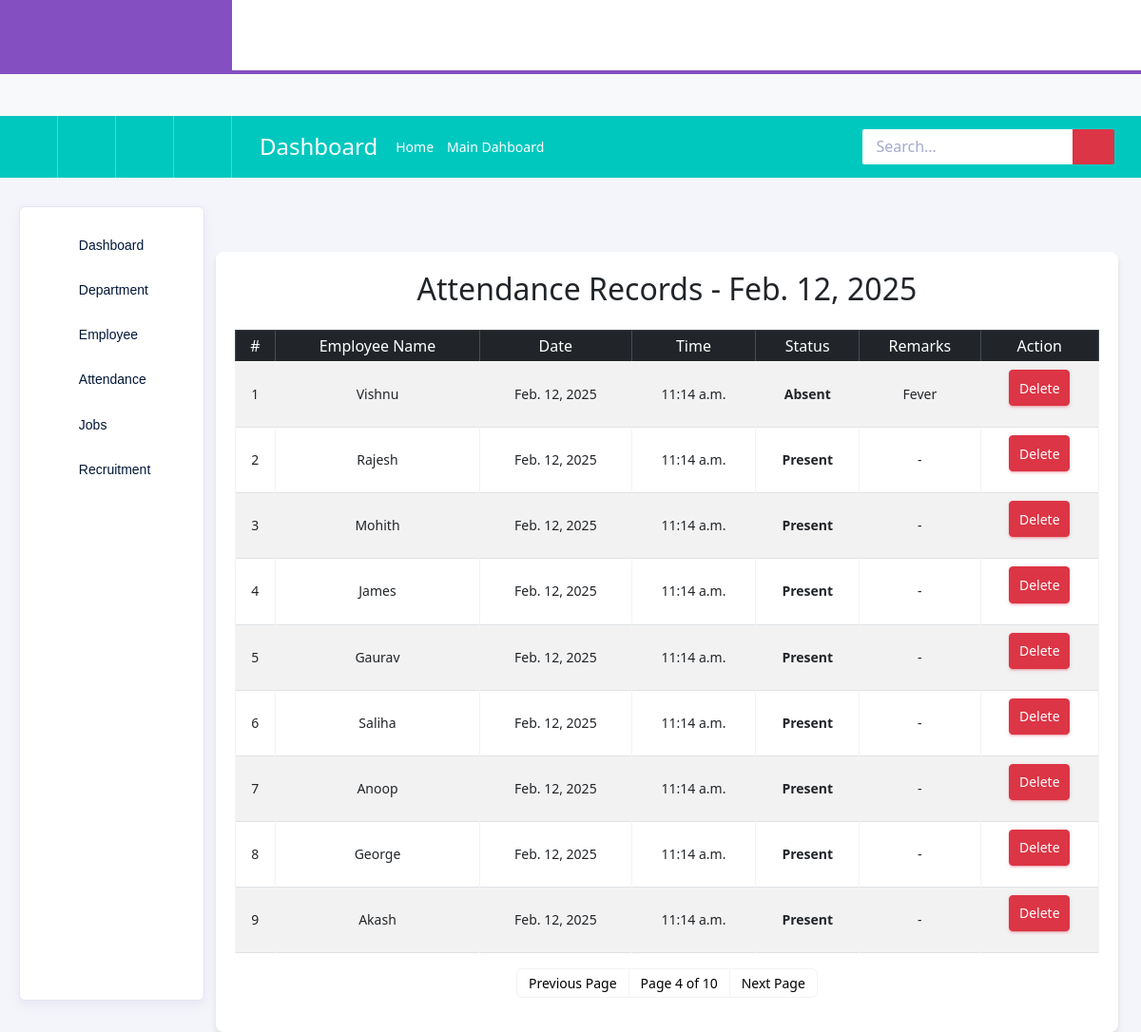
The app's page /attendance_records/?page=4 with its own data.
### Backend/models.py (models this page shows, shortened)
class Attendance(models.Model):
    STATUS_CHOICES = [
        ('present', 'Present'),
        ('absent', 'Absent'),
        ('late', 'Late'),
        ('on_leave', 'On Leave'),
    ]
    employee = models.ForeignKey('Employee', on_delete=models.CASCADE)
    date = models.DateField(default=timezone.now)
    time = models.TimeField(default=timezone.now)
    status = models.CharField(max_length=20, choices=STATUS_CHOICES, default='present')
    remarks = models.CharField(max_length=20,blank=True, null=True)

class Employee(models.Model):
    SHIFT_CHOICES = [
        ('day', 'Day Shift (9:30 AM - 6:00 PM)'),
        ('night', 'Night Shift (11:00 PM - 7:30 AM)'),
    ]
    name = models.CharField(max_length=100)
    UserNaMe = models.CharField(max_length=100, null=True, blank=True, default="")
    PassWoRd = models.CharField(max_length=100, null=True, blank=True, default="")
    email = models.EmailField(unique=True)
    phone = models.IntegerField(null=True,blank=True)
    department = models.ForeignKey(Department, on_delete=models.CASCADE)
    location=models.CharField(max_length=100,null=True,blank=True)
    position = models.CharField(max_length=100)
    date_joined = models.DateField()
    salary = models.IntegerField(null=True, blank=True)
    status = models.CharField(max_length=50, choices=[('active', 'Active'), ('inactive', 'Inactive')])
    shift = models.CharField(max_length=10, choices=SHIFT_CHOICES, default="day")
    image = models.ImageField(upload_to='employee_images/', null=True, blank=True)
    rotation_date = models.DateField(null=True, blank=True)
    reason = models.TextField(null=True, blank=True)

### Backend/views.py (the view, shortened to what this page needs)
# urls.py: path("attendance_records/", views.AttendanceRecordView.as_view(), name="attendance_records"),
class AttendanceRecordView(View):
    template_name = 'admin/Attendance Record.html'
    def get(self, request):
        all_records = Attendance.objects.all().order_by('-date', '-time')
        records_by_date = {}
        for record in all_records:
            records_by_date.setdefault(record.date, []).append(record)
        sorted_dates = sorted(records_by_date.keys(), reverse=True)  # Sort dates (latest first)
        page_number = int(request.GET.get('page', 1))  # Get page number from query parameter
        paginator = Paginator(sorted_dates, 1)  # Show one day's records per page
        try:
            current_date = paginator.page(page_number).object_list[0]  # Get the date for the current page
            records = records_by_date[current_date]  # Fetch records for that date
        except:
            current_date = None
            records = []
        context = {
            'records': records,
            'current_date': current_date,
            'paginator': paginator,
            'page_number': page_number,
        }
        return render(request, self.template_name, context)

### Backend/templates/admin/Attendance Record.html (shortened to what this page needs)
{% extends 'adminindex.html' %}
{% block content %}
<html lang="en">
<head>
    <link href="https://cdn.jsdelivr.net/npm/bootstrap@5.3.0-alpha3/dist/css/bootstrap.min.css" rel="stylesheet">
</head>
<body>
    <div class="container mt-5">
        <div class="table-container">
            <h2 class="text-center mb-4">Attendance Records - {{ current_date }}</h2>
            <table class="table table-bordered table-striped text-center">
                <thead class="table-dark">
                    <tr>
                        <th>#</th>
                        <th>Employee Name</th>
                        <th>Date</th>
                        <th>Time</th>
                        <th>Status</th>
                        <th>Remarks</th>
                        <th>Action</th>
                    </tr>
                </thead>
                <tbody>
                    {% for record in records %}
                    <tr class="status-{{ record.status }}">
                        <td>{{ forloop.counter }}</td>
                        <td>{{ record.employee.name }}</td>
                        <td>{{ record.date }}</td>
                        <td>{{ record.time }}</td>
                        <td><strong>{{ record.get_status_display }}</strong></td>
                        <td>{{ record.remarks|default:"-" }}</td>
                        <td>
                            <form method="POST">
                                <button type="submit" class="btn btn-danger btn-sm">Delete</button>
                            </form>
                        </td>
                    </tr>
                    {% empty %}
                    <tr>
                        <td colspan="7">No attendance records found.</td>
                    </tr>
                    {% endfor %}
                </tbody>
            </table>
            <nav aria-label="Page navigation">
                <ul class="pagination justify-content-center">
                    {% if page_number > 1 %}
                        <li class="page-item">
                            <a class="page-link" href="?page={{ page_number|add:-1 }}">Previous Page</a>
                        </li>
                    {% endif %}
                    <li class="page-item disabled">
                        <a class="page-link">Page {{ page_number }} of {{ paginator.num_pages }}</a>
                    </li>
                    {% if page_number < paginator.num_pages %}
                        <li class="page-item">
                            <a class="page-link" href="?page={{ page_number|add:1 }}">Next Page</a>
                        </li>
                    {% endif %}
                </ul>
            </nav>
        </div>
    </div>
</body>
</html>
{% endblock %}

### Backend/templates/admin/Attendance Record.html (style rules this page uses)
body { background-color: #f8f9fa; }
.table-container { background-color: white; padding: 20px; border-radius: 8px; box-shadow: 0 4px 6px rgba(0, 0, 0, 0.1); }
.status-present { background-color: #d4edda !important; }
.status-absent { background-color: #f8d7da !important; }

### records on screen
Attendance: date "Feb. 12, 2025", employee.name "Vishnu", time "11:14 a.m.", status "Absent", remarks "Fever"
Attendance: employee.name "Rajesh", date "Feb. 12, 2025", time "11:14 a.m.", status "Present", remarks "-"
Attendance: employee.name "Mohith", date "Feb. 12, 2025", time "11:14 a.m.", status "Present", remarks "-"
Attendance: employee.name "James", date "Feb. 12, 2025", time "11:14 a.m.", status "Present", remarks "-"
Attendance: employee.name "Gaurav", date "Feb. 12, 2025", time "11:14 a.m.", status "Present", remarks "-"
Attendance: employee.name "Saliha", date "Feb. 12, 2025", time "11:14 a.m.", status "Present", remarks "-"
Attendance: employee.name "Anoop", date "Feb. 12, 2025", time "11:14 a.m.", status "Present", remarks "-"
Attendance: employee.name "George", date "Feb. 12, 2025", time "11:14 a.m.", status "Present", remarks "-"
Attendance: employee.name "Akash", date "Feb. 12, 2025", time "11:14 a.m.", status "Present", remarks "-"

### other values on screen
{{ page_number }} "4"
{{ paginator.num_pages }} "10"
